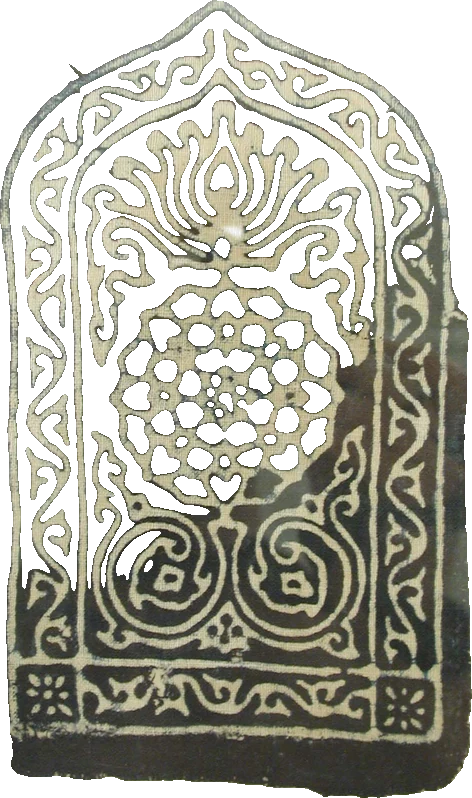
#> input picture prototypes/directions/img/adire.webp, 472 x 798 px, given in place of adire.webp.jpg, which was not available
$ python recut02.py img/adire.webp
#> lines starting #> are read from the running program, lines starting #| are printed output that depends on the picture; pictures that were not available may be replaced by others from this repository, and a replacement may not be noted
### prototypes/directions/review02.py
"""TICKET 02 — the cut-out review surface. Measure the MASTERS; never touch them.

`source5.py --sheets` renders labelled contact sheets, which is the right instrument for
"is this the wrong object" and the wrong one for "did the remover eat it / miss some
background": a PNG has one background, and each of those two faults is invisible against
some backgrounds and obvious against others. This writes the numbers; review02.html is the
surface that shows them over four grounds at once.

    python review02.py                 # measure all 236 shipped masters -> review02.json
    python review02.py --serve         # measure (if absent) and serve on 127.0.0.1:8813
    python review02.py --recuts        # rank alt/'s re-cuts -> review02-recuts.json (see below)

8813, not the harness's 8812: sweep10 defaults to `http://127.0.0.1:8812` and expects `site/`
to be what is behind it, so a review server left running on that port silently becomes the
thing the gates measure.

Reads:  ../../site/data.js (the 236 that shipped, and their record fields)
        sourced.json       (the DIRECT image URL each master was cut from)
        img/<key>.webp     (the masters — opened read-only)
Writes: review02.json      (this directory only; nothing under site/ is read-written or served)

--recuts is lane A's second surface: rematte02.py --ate already ran measure() on every shipped
master and its birefnet re-cut (alt/rematte02.json). This never re-measures — it just ranks
those keys by the same isl/holes-moved score rematte02.py sorts its sheets by, and merges in
each key's own review02.json row for metadata, so review02-recuts.html can show
original | current cut | re-cut per item without touching img/ or site/. Serves alongside
review02.html on the same 8813 once --serve is passed.

The two failure modes, and the signal that finds each:

  IT ATE PART OF THE OBJECT   an enclosed transparent region inside the silhouette (`holes`,
      `holefrac`). Honest false positives exist by the hundred — a handle gap, a ring, a
      lattice — which is why this ranks rather than judges.
  IT LEFT BACKGROUND BEHIND   four independent tells, because no one of them is reliable:
      a detached component (`isl`, `islfrac`) is a speck of floor or wall kept whole;
      `corners` and `border` catch a rectangular slab retained around the object;
      `cov` near 1 says the silhouette is a box; `halo` is the mean alpha ramp width in
      pixels, so a soft fringe of un-cut background shows as a number > ~2.
"""
import json, os, subprocess, sys
import numpy as np
from PIL import Image
from scipy import ndimage

HERE = os.path.dirname(os.path.abspath(__file__))
IMG = os.path.join(HERE, "img")
DATA = os.path.abspath(os.path.join(HERE, "..", "..", "site", "data.js"))
OUT = os.path.join(HERE, "review02.json")


# [7 lines left out: function shipped, not called in this run]


def measure(path):
    im = Image.open(path).convert("RGBA")
    a = np.asarray(im)[:, :, 3]
    h, w = a.shape
    any_ = a > 0
    mask = a >= 128
    obj = int(mask.sum())
    if not obj:
        return None

    # halo — mean alpha ramp width in px: soft pixels per pixel of silhouette edge.
    pad = np.pad(mask, 1)
    edge = mask & ~(pad[:-2, 1:-1] & pad[2:, 1:-1] & pad[1:-1, :-2] & pad[1:-1, 2:])
    soft = int(((a > 8) & (a < 248)).sum())
    halo = soft / max(int(edge.sum()), 1)

    # islands — everything that is not the largest connected component
    lab, n = ndimage.label(mask)
    areas = np.bincount(lab.ravel())[1:] if n else np.array([0])
    big = int(areas.max())
    floor = max(30, 0.002 * obj)
    isl = int((areas >= floor).sum()) - 1
    islfrac = (obj - big) / obj

    # holes — background components that touch no image border are enclosed by the object
    lab2, n2 = ndimage.label(~mask)
    outside = set(lab2[0, :]) | set(lab2[-1, :]) | set(lab2[:, 0]) | set(lab2[:, -1]) | {0}
    hareas = np.bincount(lab2.ravel())
    inner = [int(hareas[i]) for i in range(1, n2 + 1) if i not in outside]
    holes = sum(1 for v in inner if v >= floor)
    holefrac = sum(inner) / (obj + sum(inner)) if inner else 0.0

    # a retained rectangular slab fills the bbox corners and runs along its perimeter
    c = max(6, int(0.03 * min(w, h)))
    corners = sum(mask[y:y + c, x:x + c].mean() > 0.5
                  for y in (0, h - c) for x in (0, w - c))
    perim = np.concatenate([mask[0, :], mask[-1, :], mask[:, 0], mask[:, -1]])

    return dict(w=w, h=h, ar=round(w / h, 3),
                cov=round(obj / (w * h), 4),
                solid=round(float((a == 255).sum()) / max(int(any_.sum()), 1), 4),
                halo=round(halo, 2),
                isl=isl, islfrac=round(float(islfrac), 4),
                holes=holes, holefrac=round(float(holefrac), 4),
                corners=int(corners), border=round(float(perim.mean()), 4),
                kb=round(os.path.getsize(path) / 1024, 1))


# [38 lines left out: functions build, build_recuts, not called in this run]


# [15 lines that do not run on import are left out]

### prototypes/directions/recut02.py
"""TICKET 02 — the THIRD cut method: no model at all, the ground's own colour.

    python recut02.py --sheet k1 k2      # candidates + a comparison sheet, writes alt3/ only
    python recut02.py --promote k1       # alt3/<k>.png -> img/<k>.webp, the master REPLACED

`matte.py` cut the shipped masters with isnet and `rematte02.py` re-cut them with birefnet.
Both are SALIENT-OBJECT models, and Dustin's `1` flag — "keep the original" — was a verdict
between those two cuts, not a statement that either was right. Seven keys carry it and all
seven are defective: measured on the shipped masters, bayeux has 17 detached islands holding
32.6% of the object, greatwave 21 islands, tughra 38 holes over 41.2% of its area, kells 17
holes, durerblock 10. vhs shows none of those numbers and is the worst of them by eye, because
the defect there is the one `measure()` cannot see: the mask ATE the top band, the bottom edge
and most of the shell, and left the fragment of bottom-left corner Dustin saw on the live site.

THE MODELS ARE NOT FAILING, THEY ARE ANSWERING A DIFFERENT QUESTION. A salient-object model
finds *the subject* — and on a woodblock print the subject is the ink, so it deletes the paper;
on a tapestry it is the figures, so it deletes the linen; on a black cassette against white it
finds the two bright reel windows and the label and deletes the black shell holding them. Every
one of these images is an object photographed against a UNIFORM GROUND, which is not a
salience problem at all. It is a background-removal problem, and it has an exact answer.

So: sample the ground off the border ring, take each pixel's distance from it, and ramp the
alpha across a soft band so the edge stays antialiased. Then the one rule that does the actual
work — **transparency is only allowed where it is connected to the image border.** Ground
colour enclosed by the object is INTERIOR and stays: the paper inside Dürer's rhino, the cream
inside the tughra's oval, the white highlight on a VHS reel hub. That single constraint is what
both models had no way to express, and it is why they punched holes.

Three modes, because a flat artwork has more than one honest reading and they are not the
same picture:

  ground  the sheet is the object. Transparency floods in from the border and stops at the
          first thing that is not the ground. For a 3-D object on white this is simply the
          true silhouette (vhs). For a print it keeps the paper.
  ink     the ink is the object. Threshold higher, close the gaps between strokes, then fill
          what they enclose. Keeps the item in the same visual class as every other silhouette
          on the shelf, and fixes the confetti (tughra's oval comes out solid).
  flat    there is nothing to remove. Full alpha, the frame as it stands.

Neither is automatic and neither is a default: `MODE` records the call per key, and a key with
no entry is cut both ways onto the sheet so the choice is made by eye, as every other cut on
this ticket has been.

`flat` EXISTS BECAUSE THE SEVEN FLAT ARTWORKS HAVE NO BACKGROUND AT ALL. Every one of their
originals is already cropped to the artwork — the linen, the vellum, the laid paper and the
wove paper all run off all four edges — so the border ring this file samples its "ground"
from IS the object, and a flood seeded there eats it: bayeux loses the linen behind the
horseman, greatwave's sky opens into a 26%-of-area hole, rocket's white sky is chewed away,
kells is bitten ragged down its right edge, durerblock down its left. Where `ground` looked
right on this class it was removing nothing at all (tughra and mughalmini both measure
cov 1.000, which is `flat` by another route). The question `MODE` answers for a flat artwork
is ink-or-sheet; the answer for all seven is the sheet, and the sheet is the whole frame.

WHAT THIS DOES NOT SOLVE: an object photographed in a real scene. dynatac is a phone on a desk
against a shaded wall — there is no single ground colour, the flood stops halfway up the wall,
and it comes out as a ragged blob. It stays open, and it needs a matte, not this.

Reads:  orig/<key>.jpg   (never img/ — re-cutting a cut-out would compound the first mistake)
Writes: alt3/<key>.png       the candidate, RGBA
        recut02-sheet.png    original | shipped cut | ground | ink, on the site's own #05060a
        img/<key>.webp       ONLY under --promote

--promote puts the frame back on the master's terms with `promote02.to_master()` — 900 px cap,
premultiplied resize, alpha-bbox crop, WEBP q88/method 5 — so a candidate cut at full
resolution cannot arrive drawn at a fraction of its neighbours' size. Then `bake_sprites.py`
and `bake_index.py`; site/img and site/thumb are derived and are not touched here.
"""
import os
import sys

import numpy as np
from PIL import Image
from scipy import ndimage

from promote02 import to_master
from review02 import measure, HERE

ORIG = os.path.join(HERE, "orig")
ALT3 = os.path.join(HERE, "alt3")
IMG = os.path.join(HERE, "img")
SHEET = os.path.join(HERE, "recut02-sheet.png")
BG = (5, 6, 10)          # site/index.html's own background, so the sheet judges what ships

# The call per key. Absent = undecided, and --sheet renders it both ways.
MODE = {
    "vhs": "ground",     # a 3-D object on white: the flood IS the silhouette
    # The seven flat artworks, ruled 2026-08-15: the object is the SHEET, and each of these
    # originals is already cropped to it, so the sheet IS the frame and nothing is removed.
    "bayeux": "flat",       # a crop of the tapestry: linen off all four edges, no ground
    "durerblock": "flat",   # the woodcut sheet, letterpress text and all
    "greatwave": "flat",    # `ground` eats the sky (same tone as the margin, connected to it)
    "kells": "flat",        # the folio; `ground` bit 60% off its last twelve columns
    "rocket": "flat",       # a wood engraving: the white sky IS the paper IS the picture
    "tughra": "flat",       # `ground` already measured cov 1.000 here — this says so
    "mughalmini": "flat",   # likewise cov 1.000, both modes; the pink border is the folio
}


def ground_colour(a, ring=0.02):
    """Median of the border ring. A median, not a mean, so an object running off the edge of
    the frame moves it by nothing."""
    h, w = a.shape[:2]
    r = max(2, int(ring * min(h, w)))
    band = np.concatenate([a[:r].reshape(-1, 3), a[-r:].reshape(-1, 3),
                           a[:, :r].reshape(-1, 3), a[:, -r:].reshape(-1, 3)])
    return np.median(band, axis=0)


def _rgba(a, alpha):
    return Image.fromarray(
        np.clip(np.dstack([a, alpha * 255.0]) + 0.5, 0, 255).astype(np.uint8), "RGBA")


def cut_ground(path, lo=10.0, hi=26.0):
    a = np.asarray(Image.open(path).convert("RGB"), dtype=np.float32)
    d = np.abs(a - ground_colour(a)).max(axis=-1)
    alpha = np.clip((d - lo) / (hi - lo), 0, 1)

    lab, _ = ndimage.label(d <= lo)
    border = (set(lab[0, :]) | set(lab[-1, :]) | set(lab[:, 0]) | set(lab[:, -1])) - {0}
    outside = np.isin(lab, list(border)) if border else np.zeros(d.shape, bool)
    # The reach has to cross the RAMP too. Seeding on the flat background alone leaves every
    # interior highlight ringed with half-alpha — the hub of each VHS reel, punched through.
    reach = ndimage.binary_propagation(outside, mask=(d < hi))
    return _rgba(a, np.where(reach, alpha, 1.0))


def cut_ink(path, lo=34.0, hi=52.0, close=3, speck=0.0015):
    a = np.asarray(Image.open(path).convert("RGB"), dtype=np.float32)
    d = np.abs(a - ground_colour(a)).max(axis=-1)
    alpha = np.clip((d - lo) / (hi - lo), 0, 1)

    m = ndimage.binary_closing(d > lo, np.ones((close, close))) if close else d > lo
    m = ndimage.binary_fill_holes(m)
    lab, n = ndimage.label(m)
    if n:                                   # drop specks: foxing, a plate number, a torn corner
        areas = np.bincount(lab.ravel()); areas[0] = 0
        m &= np.isin(lab, np.nonzero(areas >= speck * m.sum())[0])
    alpha = np.maximum(alpha, m.astype(np.float32))
    alpha[~ndimage.binary_dilation(m, np.ones((3, 3)))] = 0.0
    return _rgba(a, alpha)


# [5 lines left out: function cut_flat, not called in this run]


CUT = {"ground": cut_ground, "ink": cut_ink, "flat": cut_flat}


def candidate(key, mode):
    im = CUT[mode](os.path.join(ORIG, key + ".jpg"))
    bb = im.getbbox()
    return im.crop(bb) if bb else im


def _tile(im, box, bg=BG):
#> called with box = (330, 330), bg = (24, 24, 24)
    im = im.convert("RGBA").copy()
#> im is the input picture: PIL image 472x798 RGBA; mean R, G, B, A 107.9, 107, 94.2, 161.3
    im.thumbnail(box, Image.LANCZOS)
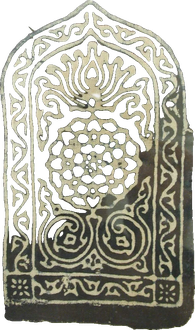
#> im: PIL image 195x330 RGBA; mean R, G, B, A 98.3, 97.6, 82.9, 161.3; transparent parts drawn white
    t = Image.new("RGBA", box, bg + (255,))
    t.alpha_composite(im, ((box[0] - im.size[0]) // 2, (box[1] - im.size[1]) // 2))
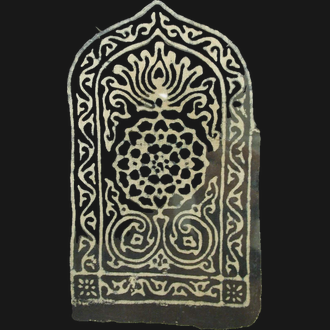
#> t: PIL image 330x330 RGBA; mean R, G, B, A 63, 62.5, 55.3, 255
    return t


def sheet(keys):
    os.makedirs(ALT3, exist_ok=True)
    box, rows, mods = (330, 330), [], []
    for k in keys:
        modes = [MODE[k]] if k in MODE else ["ground", "ink"]
        mods.append(modes)
        cells = [_tile(Image.open(os.path.join(ORIG, k + ".jpg")), box, (24, 24, 24)),
                 _tile(Image.open(os.path.join(IMG, k + ".webp")), box)]
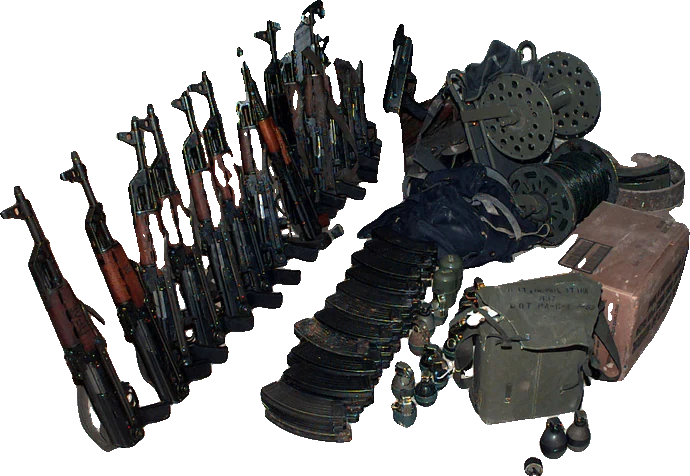
#> input picture prototypes/directions/img/ak47.webp, 690 x 476 px, given in place of adire.webp.webp, which was not available
#> call 2 of _tile, with box = (330, 330), bg = (5, 6, 10)
#> in _tile, im is the input picture: PIL image 690x476 RGBA; mean R, G, B, A 28.4, 27.6, 27, 129.6
#> in _tile (call 2), `im.thumbnail(box, Image.LANCZOS)`:
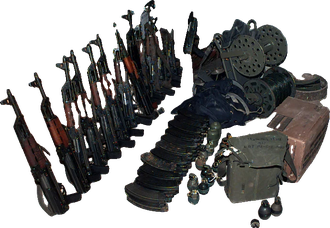
#> im: PIL image 330x228 RGBA; mean R, G, B, A 28, 27.1, 26.4, 129.5; transparent parts drawn white
#> in _tile (call 2), `t = Image.new("RGBA", box, bg + (255,))`:
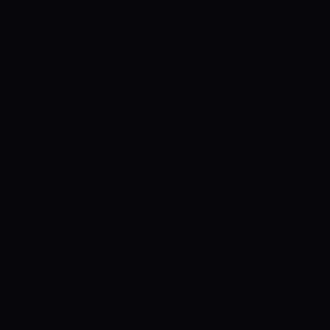
#> t: PIL image 330x330 RGBA; mean R, G, B, A 5, 6, 10, 255
        for m in modes:
            im = candidate(k, m)
#> (the rest of the program and of its run is left out)
